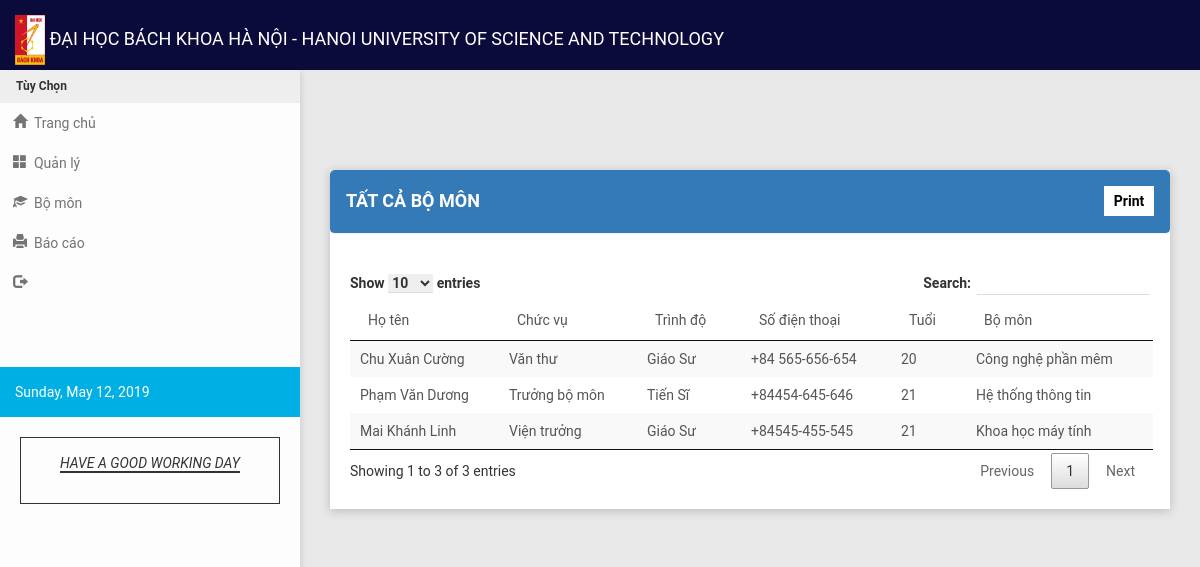
/all_campus.php, run on the app's committed database.
### tables this page shows
CREATE TABLE `tbl_personnel` (
  `per_id` int(6) NOT NULL,
  `per_firstname` varchar(20) NOT NULL,
  `per_middlename` varchar(20) NOT NULL,
  `per_lastname` varchar(20) NOT NULL,
  `pos_id` int(3) NOT NULL,
  `per_gender` varchar(20) NOT NULL,
  `per_status` varchar(20) NOT NULL,
  `per_address` varchar(150) NOT NULL,
  `per_date_of_birth` date NOT NULL,
  `per_place_of_birth` varchar(150) NOT NULL,
  `per_date_of_original_appointment` date NOT NULL,
  `per_campus` varchar(50) NOT NULL,
  `per_employee_status` varchar(50) NOT NULL,
  `dept_id` int(5) NOT NULL,
  `per_contact_no` varchar(20) NOT NULL,
  `rank_id` int(3) NOT NULL,
  `bs_name` varchar(50) NOT NULL,
  `bs_year` year(4) NOT NULL,
  `bs_school` varchar(50) NOT NULL,
  `ms_name` varchar(50) NOT NULL,
  `ms_with_unit` varchar(50) NOT NULL,
  `ms_year` year(4) NOT NULL,
  `ms_school` varchar(50) NOT NULL,
  `dr_name` varchar(50) NOT NULL,
  `dr_year` year(4) NOT NULL,
  `dr_with_unit` varchar(50) NOT NULL,
  `dr_school` varchar(50) NOT NULL,
  `other_degree` varchar(50) NOT NULL,
  `other_year` year(4) NOT NULL,
  `other_school` varchar(50) NOT NULL,
  `per_image` varchar(1000) NOT NULL,
  `date_modified` date NOT NULL,
  `gass_id` int(11) NOT NULL
);

CREATE TABLE `tbl_gass_rank` (
  `gass_id` int(3) NOT NULL,
  `gass_name` varchar(50) NOT NULL
);

CREATE TABLE `tbl_academic_rank` (
  `rank_id` int(3) NOT NULL,
  `rank_name` varchar(50) NOT NULL
);

### all_campus.php (the view, shortened to what this page needs)
<?php
include("header.php");
?>
 <section class="content">
        <div class="container-fluid">
            <div class="row clearfix">
                <div class="col-lg-12 col-md-12 col-sm-12 col-xs-12">
                    <div class="card">
                        <div class = "panel panel-primary">
                            <div class = "panel-heading">
                                <h4>TẤT CẢ BỘ MÔN</h4>
                                <a href="print_all_campus.php">
                                    <input type="button" value="Print" class="print">
                                </a>
                            </div>
                        </div>
                        <div id="print">
                            <div class="scroll">
                              <div class="body">
                                <table id = "example" class = "stripe" cellspacing = "0" >
                                <thead>
                                    <tr>
                                        <td>Họ tên</td>
                                        <td>Chức vụ</td>
                                        <td>Trình độ</td>
                                        <td>Số điện thoại</td>
                                        <td>Tuổi</td>
                                        <td>Bộ môn</td>
                                    </tr>
                                </thead>
                                <tbody>
                                  <?php
                                    include('connect.php');
                                    $display = $con->prepare("SELECT * FROM tbl_personnel LEFT JOIN tbl_gass_rank ON tbl_personnel.gass_id = tbl_gass_rank.gass_id LEFT JOIN tbl_academic_rank ON tbl_personnel.rank_id = tbl_academic_rank.rank_id LEFT JOIN tbl_department ON tbl_personnel.dept_id = tbl_department.dept_id ORDER BY per_id ASC");
                                    $display->execute();
                                    $fetch = $display->fetchAll();
                                      foreach($fetch as $key => $row) {
                                        $bday = $row["per_date_of_birth"];
                                        $date = new DateTime($bday);
                                        $now = new DateTime();
                                        $difference = $date->diff($now)->format('%y');
                                  ?>
                                  <tr>
                                  <td><?php echo $row['per_lastname']." ".$row['per_middlename']." ".$row['per_firstname']; ?></td>
                                  <td values="<?php echo $row['gass_id'].$row['rank_id']; ?>"><?php echo $row['gass_name']; ?></td>
                                  <td values="<?php echo $row['rank_id']; ?>"><?php echo $row['rank_name']; ?></td>
                                  <td><?php echo $row['per_contact_no']; ?></td>
                                  <td><?php echo $difference;?></td>
                                  <td><?php echo $row['per_campus'];?></td>
                                </tr>
                                     <?php
                                      } ?>
                                </tbody>
                            </table>
                        </div>
                            </div>
                    </div>
                </div>
             </div>
         </div>
    </div>
</section>
<?php
include("script.php");
?>

### header.php (shortened to what this page needs)
<!DOCTYPE html>
<html>
<head>
    <link href="css/bootstrap.css" rel="stylesheet">
    <link href="plugins/css/jquery.dataTables.min.css" rel="stylesheet">
    <link href="css/style.css" rel="stylesheet">
    <link href="css/style1.css" rel="stylesheet">
    <link href="assets/css/style.css" rel="stylesheet">
</head>
<body class="theme-red">
    <div style="width: 100%;height: 70px;background-color: #0B0B3B;">
        <a href="home.php">
            <span class = "navbar-brand"><p style="text-align: center;"><img src="images/logo.jpg" style="display: inline-block;" width="30" height="50"> ĐẠI HỌC BÁCH KHOA HÀ NỘI - HANOI UNIVERSITY OF SCIENCE AND TECHNOLOGY</p></span>
        </a>
    </div>
    <section>
        <aside id="leftsidebar" class="sidebar">
            <div class="menu">
                <ul class="list">
                    <li class="header">Tùy Chọn</li>
                    <li>
                        <a href="home.php">
                            <i class="glyphicon glyphicon-home"></i>&nbsp;&nbsp;Trang chủ
                        </a>
                    </li>
                    <li>
                        <a href="javascript:void(0);" class="menu-toggle">
                            <i class="glyphicon glyphicon-th-large"></i>&nbsp;&nbsp;Quản lý
                        </a>
                    </li>
                    <li>
                        <a href="javascript:void(0);" class="menu-toggle">
                            <i class="glyphicon glyphicon-education"></i>&nbsp;&nbsp;Bộ môn
                        </a>
                    </li>
                    <li>
                        <a href="javascript:void(0);" class="menu-toggle">
                            <i class="glyphicon glyphicon-print"></i>&nbsp;&nbsp;Báo cáo
                        </a>
                    </li>
                    <li>
                        <a href="logout.php">
                            <i class="glyphicon">&#xe163;</i>
                        </a>
                    </li>
                </ul><br><br><br>
                <div class="dtime">
                    <div class="alert alert-info">
                        <?php
                        $today = date('y:m:d');
                        $new = date('l, F d, Y', strtotime($today));
                        echo $new;
                        ?>
                    </div>
                 </div>
                <div class="notif">
                <span><i>HAVE A GOOD WORKING DAY</i></span><br><br>
                </div>
            </div>
        </aside>
    </section>

### script.php (shortened to what this page needs)
</body>
</html>

### css/style1.css (style rules this page uses)
.navbar-brand { color: #fff !important; }
a .print { float:right; margin-top: -35px; background-color: #fff; padding: 5px; color: #000; border: none; width: 50px; font-weight: bold; }

### assets/css/style.css (style rules this page uses)
.print { float: right; border: 1px solid #4caf50; padding: 2px 10px 2px 10px; text-decoration: none; color: #000; background-color: #f44336; }
.scroll { overflow-x: scroll; }

### header.php (style rules this page uses)
.notif { padding-top: 15px; margin-left: 20px; margin-right: 20px; border: 1px solid; height: auto; text-align: center; }
.notif i { border-bottom: 2px solid; }

### data on the page
tbl_personnel: per_lastname "Chu", per_middlename "Xuân", per_firstname "Cường", gass.gass_name "Văn thư", rank.rank_name "Giáo Sư", per_contact_no "+84 565-656-654", per_campus "Công nghệ phần mêm"
tbl_personnel: per_lastname "Phạm", per_middlename "Văn", per_firstname "Dương", gass.gass_name "Trưởng bộ môn", rank.rank_name "Tiến Sĩ", per_contact_no "+84454-645-646", per_campus "Hệ thống thông tin"
tbl_personnel: per_lastname "Mai", per_middlename "Khánh", per_firstname "Linh", gass.gass_name "Viện trưởng", rank.rank_name "Giáo Sư", per_contact_no "+84545-455-545", per_campus "Khoa học máy tính"
